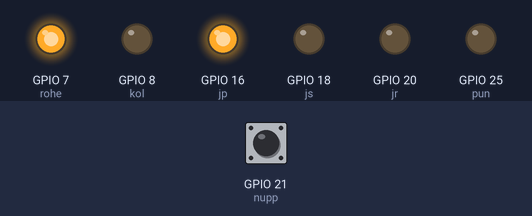
A program run on a simulated Raspberry Pi (BCM pin numbers). Shown: output pins drawn as LEDs (lit = HIGH). Inputs (shaded band) come from the test bench; at power-on: GPIO 21 (nupp) HIGH. What the program prints to the terminal is not drawn.

Above: at 1.2 s.
1.3 s: GPIO 21 (nupp) pulled LOW for 0.15 s
At 2.4 s:
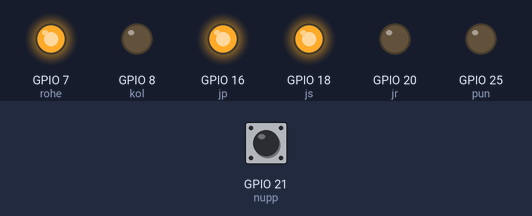
At 7.3 s:
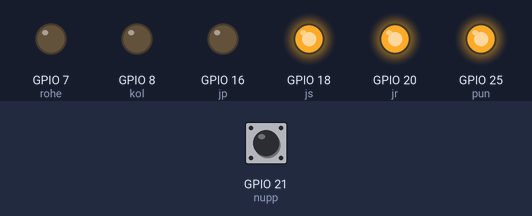
10.4 s: GPIO 21 (nupp) driven HIGH
At 18.9 s:
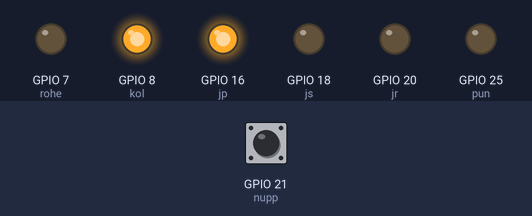
Timing chart, 0 to 19.4 s (numbered marks = the images above; inputs shaded):
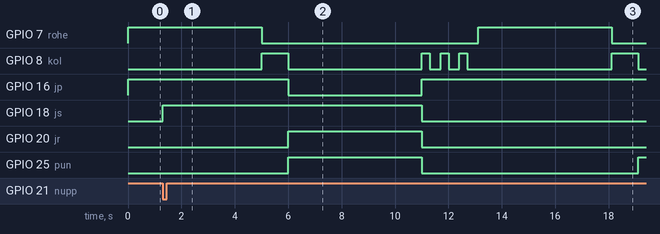

Measured:
- after the input at 1.3 s, GPIO 16 (jp): HIGH → LOW after 4.7 s; GPIO 18 (js): LOW → HIGH at once; GPIO 20 (jr): LOW → HIGH after 4.7 s

The program:

raspberrypi.polling.py
```python
pun = 25
kol = 8
rohe = 7
nupp = 21
jp = 16
jr = 20
js = 18

import RPi.GPIO as GPIO
import time
GPIO.setmode(GPIO.BCM)
nupp_vajutatud = False
GPIO.setup(pun, GPIO.OUT)
GPIO.setup(kol, GPIO.OUT)
GPIO.setup(rohe, GPIO.OUT)
GPIO.setup(jp, GPIO.OUT)
GPIO.setup(jr, GPIO.OUT)
GPIO.setup(js, GPIO.OUT)
GPIO.setup(nupp, GPIO.IN, pull_up_down=GPIO.PUD_UP)

def button_vajutatud(nupp, js):
    global nupp_vajutatud
    if GPIO.input(21) == GPIO.LOW:
        nupp_vajutatud = True
        GPIO.output(js, True)
        print('tuli siia')
    else:
        print('test')


def pollimine(sekundid):
    sekundid = sekundid * 10
    for i in range(int(sekundid)):
        time.sleep(0.1)
        button_vajutatud(21, js)


GPIO.output(pun, False)
GPIO.output(kol, False)
GPIO.output(rohe, False)
GPIO.output(jp, True)

try:
    while True:


        GPIO.output (rohe, True)

        pollimine(5)
        GPIO.output (rohe, False)
        GPIO.output (kol, True)

        pollimine(1)

        GPIO.output (kol, False)
        GPIO.output (pun, True)
        if nupp_vajutatud == True:
            GPIO.output(jp, False)
            GPIO.output(jr, True)
            time.sleep(5)
            GPIO.output(jr,False)
            GPIO.output(jp, True)
            GPIO.output(js, False)
            nupp_vajutatud = False
        else:

            pollimine(5)


        GPIO.output (pun, False)
        GPIO.output (kol, True)

        pollimine(0.3)
        GPIO.output(kol, False)

        pollimine(0.4)

        GPIO.output(kol, True)

        pollimine(0.3)


        GPIO.output(kol, False)

        pollimine(0.4)
        GPIO.output (kol, True)

        pollimine(0.3)
        GPIO.output(kol, False)

        pollimine(0.4)

except KeyboardInterrupt:
    print("Keyboard interrupt")
finally:
    GPIO.cleanup()
```
